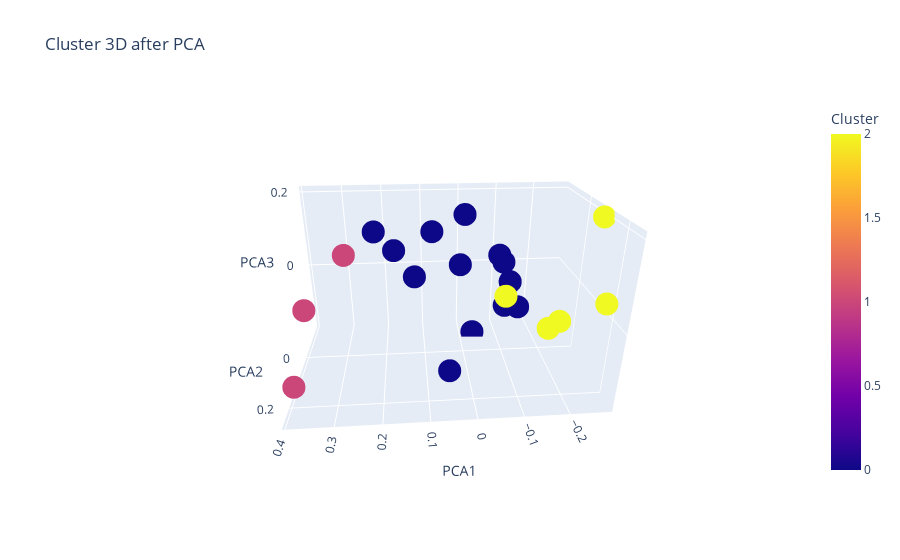

Notebook code for this chart:
### Code cell
df_pca_HR=pd.DataFrame(X_pca_HR, columns=['PCA1', 'PCA2', 'PCA3'], index= df_final.index)
df_pca_HR['Cluster']= df_final['HR_labels']
df_pca_HR['Nationality']= df_final.index

fig= px.scatter_3d(df_pca_HR, x='PCA1', y='PCA2', z='PCA3', color='Cluster', hover_name='Nationality', title= 'Cluster 3D after PCA')
fig.show()

### Figure 1 — Plotly figure (JSON) as saved in the notebook; plotly's stock layout.template omitted (floating-point values rounded to 4 significant figures)
{"data": [{"hovertemplate": "<b>%{hovertext}</b><br><br>PCA1=%{x}<br>PCA2=%{y}<br>PCA3=%{z}<br>Cluster=%{marker.color}<extra></extra>", "hovertext": ["Australia", "Austria", "Belgium", "Canada", "China", "Denmark", "Finland", "France", "Germany", "India", "Ireland", "Italy", "Netherlands", "Norway", "Poland", "Portugal", "Spain", "Sweden", "Switzerland", "United Kingdom", "USA"], "legendgroup": "", "marker": {"color": [0, 0, 0, 0, 0, 0, 0, 0, 0, 2, 1, 2, 0, 1, 2, 2, 2, 0, 0, 1, 0], "coloraxis": "coloraxis", "symbol": "circle"}, "mode": "markers", "name": "", "scene": "scene", "showlegend": false, "type": "scatter3d", "x": [-0.01697, -0.0335, -0.1263, -0.004618, 0.04932, 0.1228, 0.1707, -0.1443, -0.1344, -0.2455, 0.3846, -0.1766, -0.09472, 0.3017, -0.06074, -0.272, -0.2366, 0.2159, -0.1595, 0.3857, 0.07498], "y": [-0.1527, -0.07839, -0.1407, -0.1356, 0.1401, -0.04072, -0.00804, -0.127, -0.1382, 0.2554, 0.216, 0.1339, -0.05124, -0.091, 0.1897, 0.1288, 0.04035, -0.01163, -0.084, 0.04316, -0.08813], "z": [0.1359, -0.1792, 0.001907, 6.12e-05, -0.1537, 0.009, 0.09239, -0.0518, -0.1311, 0.06582, -0.1239, -0.05442, 0.05677, 0.05316, 0.05807, 0.2032, -0.09013, 0.1385, -0.1093, -0.03252, 0.1112]}], "layout": {"autosize": true, "coloraxis": {"colorbar": {"title": {"text": "Cluster"}}, "colorscale": [[0, "#0d0887"], [0.1111, "#46039f"], [0.2222, "#7201a8"], [0.3333, "#9c179e"], [0.4444, "#bd3786"], [0.5556, "#d8576b"], [0.6667, "#ed7953"], [0.7778, "#fb9f3a"], [0.8889, "#fdca26"], [1, "#f0f921"]]}, "legend": {"tracegroupgap": 0}, "scene": {"aspectmode": "auto", "aspectratio": {"x": 1.405, "y": 0.8717, "z": 0.8166}, "camera": {"center": {"x": 0, "y": 0, "z": 0}, "eye": {"x": 0.1571, "y": 1.957, "z": 0.9127}, "projection": {"type": "perspective"}, "up": {"x": 0, "y": 0, "z": 1}}, "domain": {"x": [0, 1], "y": [0, 1]}, "xaxis": {"title": {"text": "PCA1"}, "type": "linear"}, "yaxis": {"title": {"text": "PCA2"}, "type": "linear"}, "zaxis": {"title": {"text": "PCA3"}, "type": "linear"}}, "title": {"text": "Cluster 3D after PCA"}}}
